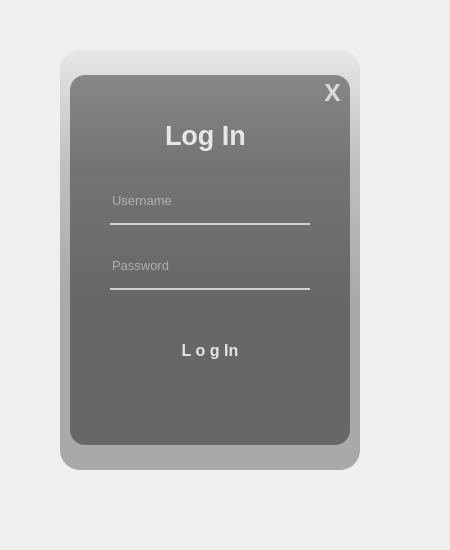
<?xml version="1.0" encoding="UTF-8"?>
<ui version="4.0">
 <class>Form</class>
 <widget class="QWidget" name="Form">
  <property name="geometry">
   <rect>
    <x>0</x>
    <y>0</y>
    <width>450</width>
    <height>550</height>
   </rect>
  </property>
  <property name="windowTitle">
   <string>Form</string>
  </property>
  <widget class="QWidget" name="widget" native="true">
   <property name="geometry">
    <rect>
     <x>30</x>
     <y>20</y>
     <width>370</width>
     <height>480</height>
    </rect>
   </property>
   <widget class="QLabel" name="label">
    <property name="geometry">
     <rect>
      <x>30</x>
      <y>30</y>
      <width>300</width>
      <height>420</height>
     </rect>
    </property>
    <property name="styleSheet">
     <string notr="true">border-image: url(:/images/drops-5451924_1280.jpg);
border-radius:20px;</string>
    </property>
    <property name="text">
     <string/>
    </property>
   </widget>
   <widget class="QLabel" name="label_2">
    <property name="geometry">
     <rect>
      <x>30</x>
      <y>30</y>
      <width>300</width>
      <height>420</height>
     </rect>
    </property>
    <property name="styleSheet">
     <string notr="true">background-color:qlineargradient(spread:pad, x1:0, y1:0, x2:0, y2:0.715909, stop:0 rgba(0, 0, 0, 9), stop:0.375 rgba(0, 0, 0, 50),stop:0.835227 rgba(0,0,0,75));
border-radius:20px;</string>
    </property>
    <property name="text">
     <string/>
    </property>
   </widget>
   <widget class="QLabel" name="label_3">
    <property name="geometry">
     <rect>
      <x>40</x>
      <y>55</y>
      <width>280</width>
      <height>370</height>
     </rect>
    </property>
    <property name="styleSheet">
     <string notr="true">background-color:rgba(0,0,0,100);
border-radius:15px;</string>
    </property>
    <property name="text">
     <string/>
    </property>
   </widget>
   <widget class="QLabel" name="label_4">
    <property name="geometry">
     <rect>
      <x>135</x>
      <y>95</y>
      <width>90</width>
      <height>40</height>
     </rect>
    </property>
    <property name="font">
     <font>
      <pointsize>20</pointsize>
      <weight>75</weight>
      <bold>true</bold>
     </font>
    </property>
    <property name="styleSheet">
     <string notr="true">color: rgba(255,255,255,210);</string>
    </property>
    <property name="text">
     <string>Log In</string>
    </property>
   </widget>
   <widget class="QLineEdit" name="lineEdit">
    <property name="geometry">
     <rect>
      <x>80</x>
      <y>165</y>
      <width>200</width>
      <height>40</height>
     </rect>
    </property>
    <property name="font">
     <font>
      <pointsize>10</pointsize>
     </font>
    </property>
    <property name="styleSheet">
     <string notr="true">background-color: rgba(0, 0, 0, 0); 
border: none;
border-bottom: 2px solid rgba(255, 255, 255, 0.7);
color: rgba(255, 255, 255, 0.9); 
padding-bottom: 7px;</string>
    </property>
    <property name="text">
     <string/>
    </property>
    <property name="placeholderText">
     <string>Username</string>
    </property>
   </widget>
   <widget class="QLineEdit" name="lineEdit_2">
    <property name="geometry">
     <rect>
      <x>80</x>
      <y>230</y>
      <width>200</width>
      <height>40</height>
     </rect>
    </property>
    <property name="font">
     <font>
      <pointsize>10</pointsize>
     </font>
    </property>
    <property name="styleSheet">
     <string notr="true">background-color: rgba(0, 0, 0, 0); 
border: none;
border-bottom: 2px solid rgba(255, 255, 255, 0.7);
color: rgba(255, 255, 255, 0.9); 
padding-bottom: 7px;</string>
    </property>
    <property name="text">
     <string/>
    </property>
    <property name="echoMode">
     <enum>QLineEdit::Password</enum>
    </property>
    <property name="placeholderText">
     <string>Password</string>
    </property>
   </widget>
   <widget class="QPushButton" name="pushButton">
    <property name="geometry">
     <rect>
      <x>80</x>
      <y>310</y>
      <width>200</width>
      <height>40</height>
     </rect>
    </property>
    <property name="font">
     <font>
      <pointsize>12</pointsize>
      <weight>75</weight>
      <bold>true</bold>
     </font>
    </property>
    <property name="styleSheet">
     <string notr="true">QPushButton#pushButton {
    background-color: qlineargradient(spread:pad, x1:0, y1:0.505682, x2:1, y2:0.477, 
        stop:0 rgba(78, 47, 20, 219), stop:1 rgba(100, 60, 30, 226)); /* Cokelat gelap */
    color: rgba(255, 255, 255, 210); /* Warna teks putih */
    border-radius: 5px; /* Sudut melengkung */
}

QPushButton#pushButton:hover {
    background-color: qlineargradient(spread:pad, x1:0, y1:0.505682, x2:1, y2:0.477, 
        stop:0 rgba(100, 60, 30, 219), stop:1 rgba(120, 70, 40, 226)); /* Cokelat sedikit lebih terang */
}

QPushButton#pushButton:pressed {
    padding-left: 5px;
    padding-top: 5px;
    background-color: rgba(60, 40, 20, 200); /* Cokelat sangat gelap (hampir hitam) */
}
</string>
    </property>
    <property name="text">
     <string>L o g In</string>
    </property>
   </widget>
   <widget class="QPushButton" name="pushButton_2">
    <property name="geometry">
     <rect>
      <x>285</x>
      <y>60</y>
      <width>35</width>
      <height>23</height>
     </rect>
    </property>
    <property name="font">
     <font>
      <family>Arial Black</family>
      <pointsize>18</pointsize>
      <weight>75</weight>
      <bold>true</bold>
     </font>
    </property>
    <property name="styleSheet">
     <string notr="true">QPushButton#pushButton {
    background-color: qlineargradient(spread:pad, x1:0, y1:0.505682, x2:1, y2:0.477, 
        stop:0 rgba(78, 47, 20, 219), stop:1 rgba(100, 60, 30, 226)); /* Cokelat gelap */
    color: rgba(255, 255, 255, 210); /* Warna teks putih */
    border-radius: 5px; /* Sudut melengkung */
}

QPushButton#pushButton:hover {
    background-color: qlineargradient(spread:pad, x1:0, y1:0.505682, x2:1, y2:0.477, 
        stop:0 rgba(100, 60, 30, 219), stop:1 rgba(120, 70, 40, 226)); /* Cokelat sedikit lebih terang */
}

QPushButton#pushButton:pressed {
    padding-left: 5px;
    padding-top: 5px;
    background-color: rgba(60, 40, 20, 200); /* Cokelat sangat gelap (hampir hitam) */
}

QPushButton#pushButton_2 {
    background-color: transparent; /* Transparan sepenuhnya */
    color: rgba(255, 255, 255, 0.7); /* Teks putih keabu-abuan */
    border: none; /* Tidak ada garis tepi */
    transition: color 0.3s ease, text-shadow 0.3s ease; /* Animasi halus */
}

QPushButton#pushButton_2:hover {
    color: rgba(255, 255, 255, 1); /* Teks menjadi putih solid saat hover */
    text-shadow: 0 0 5px rgba(255, 255, 255, 0.8); /* Efek bayangan cahaya pada teks */
}

</string>
    </property>
    <property name="text">
     <string>X</string>
    </property>
   </widget>
  </widget>
 </widget>
 <resources>
  <include location="../res.qrc"/>
 </resources>
 <connections/>
</ui>
